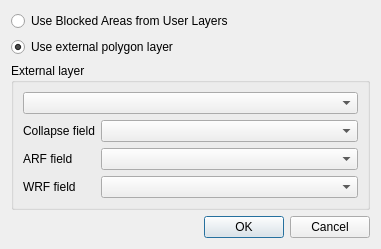
<?xml version="1.0" encoding="UTF-8"?>
<ui version="4.0">
 <class>Dialog</class>
 <widget class="QDialog" name="Dialog">
  <property name="geometry">
   <rect>
    <x>0</x>
    <y>0</y>
    <width>381</width>
    <height>226</height>
   </rect>
  </property>
  <property name="windowTitle">
   <string>Evaluate Reduction Factors</string>
  </property>
  <layout class="QGridLayout" name="gridLayout">
   <item row="1" column="0">
    <widget class="QRadioButton" name="use_external_lyr_rb">
     <property name="text">
      <string>Use external polygon layer</string>
     </property>
     <property name="checked">
      <bool>true</bool>
     </property>
    </widget>
   </item>
   <item row="0" column="0">
    <widget class="QRadioButton" name="use_user_layer_rb">
     <property name="enabled">
      <bool>true</bool>
     </property>
     <property name="text">
      <string>Use Blocked Areas from User Layers</string>
     </property>
     <property name="checked">
      <bool>false</bool>
     </property>
    </widget>
   </item>
   <item row="8" column="0">
    <widget class="QDialogButtonBox" name="buttonBox">
     <property name="orientation">
      <enum>Qt::Horizontal</enum>
     </property>
     <property name="standardButtons">
      <set>QDialogButtonBox::Cancel|QDialogButtonBox::Ok</set>
     </property>
    </widget>
   </item>
   <item row="4" column="0">
    <widget class="QGroupBox" name="external_grp">
     <property name="enabled">
      <bool>true</bool>
     </property>
     <property name="title">
      <string>External layer</string>
     </property>
     <layout class="QGridLayout" name="gridLayout_2">
      <item row="3" column="1">
       <widget class="QgsFieldComboBox" name="wrf_cbo">
        <property name="enabled">
         <bool>true</bool>
        </property>
        <property name="sizePolicy">
         <sizepolicy hsizetype="MinimumExpanding" vsizetype="Fixed">
          <horstretch>0</horstretch>
          <verstretch>0</verstretch>
         </sizepolicy>
        </property>
       </widget>
      </item>
      <item row="2" column="1">
       <widget class="QgsFieldComboBox" name="arf_cbo">
        <property name="enabled">
         <bool>true</bool>
        </property>
        <property name="sizePolicy">
         <sizepolicy hsizetype="MinimumExpanding" vsizetype="Fixed">
          <horstretch>0</horstretch>
          <verstretch>0</verstretch>
         </sizepolicy>
        </property>
       </widget>
      </item>
      <item row="2" column="0">
       <widget class="QLabel" name="label_2">
        <property name="text">
         <string>ARF field</string>
        </property>
       </widget>
      </item>
      <item row="1" column="1">
       <widget class="QgsFieldComboBox" name="collapse_cbo">
        <property name="enabled">
         <bool>true</bool>
        </property>
        <property name="sizePolicy">
         <sizepolicy hsizetype="MinimumExpanding" vsizetype="Fixed">
          <horstretch>0</horstretch>
          <verstretch>0</verstretch>
         </sizepolicy>
        </property>
       </widget>
      </item>
      <item row="1" column="0">
       <widget class="QLabel" name="label_3">
        <property name="text">
         <string>Collapse field</string>
        </property>
       </widget>
      </item>
      <item row="3" column="0">
       <widget class="QLabel" name="label_4">
        <property name="text">
         <string>WRF field</string>
        </property>
       </widget>
      </item>
      <item row="0" column="0" colspan="2">
       <widget class="QComboBox" name="external_lyr_cbo"/>
      </item>
     </layout>
    </widget>
   </item>
  </layout>
 </widget>
 <customwidgets>
  <customwidget>
   <class>QgsFieldComboBox</class>
   <extends>QComboBox</extends>
   <header>qgsfieldcombobox.h</header>
  </customwidget>
 </customwidgets>
 <resources/>
 <connections>
  <connection>
   <sender>buttonBox</sender>
   <signal>accepted()</signal>
   <receiver>Dialog</receiver>
   <slot>accept()</slot>
   <hints>
    <hint type="sourcelabel">
     <x>248</x>
     <y>254</y>
    </hint>
    <hint type="destinationlabel">
     <x>157</x>
     <y>274</y>
    </hint>
   </hints>
  </connection>
  <connection>
   <sender>buttonBox</sender>
   <signal>rejected()</signal>
   <receiver>Dialog</receiver>
   <slot>reject()</slot>
   <hints>
    <hint type="sourcelabel">
     <x>316</x>
     <y>260</y>
    </hint>
    <hint type="destinationlabel">
     <x>286</x>
     <y>274</y>
    </hint>
   </hints>
  </connection>
 </connections>
</ui>
